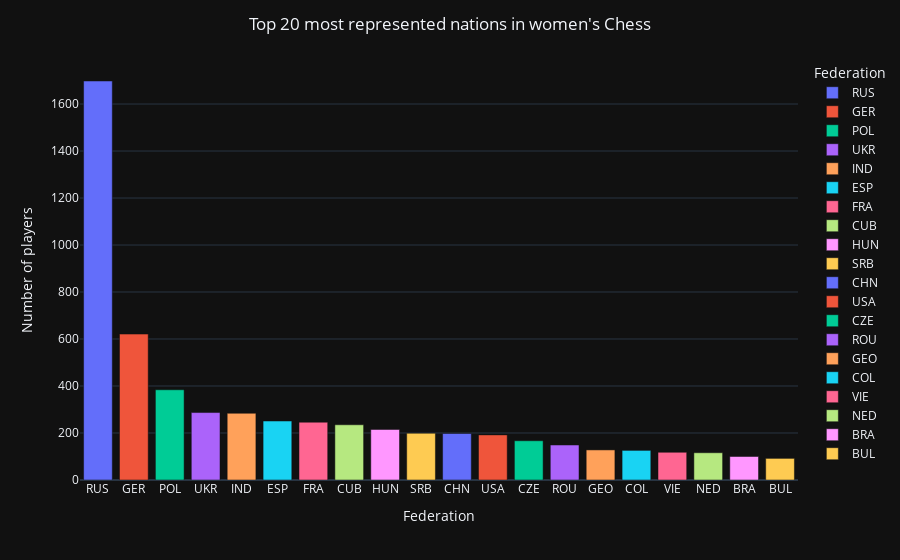

The cell this chart's notebook holds for it:
### Code cell
fig1=px.bar(df_fed.head(20),x='Federation',y='Count',color='Federation',labels={'Count':'Number of players'})
fig1.update_layout(template='plotly_dark',title="Top 20 most represented nations in women's Chess",title_x=0.5)
fig1.show()

### Figure 1 — Plotly figure (JSON) as saved in the notebook; plotly's stock layout.template omitted (floating-point values rounded to 4 significant figures)
{"data": [{"alignmentgroup": "True", "hovertemplate": "Federation=%{x}<br>Number of players=%{y}<extra></extra>", "legendgroup": "RUS", "marker": {"color": "#636efa"}, "name": "RUS", "offsetgroup": "RUS", "orientation": "v", "showlegend": true, "textposition": "auto", "type": "bar", "x": ["RUS"], "xaxis": "x", "y": [1698], "yaxis": "y"}, {"alignmentgroup": "True", "hovertemplate": "Federation=%{x}<br>Number of players=%{y}<extra></extra>", "legendgroup": "GER", "marker": {"color": "#EF553B"}, "name": "GER", "offsetgroup": "GER", "orientation": "v", "showlegend": true, "textposition": "auto", "type": "bar", "x": ["GER"], "xaxis": "x", "y": [621], "yaxis": "y"}, {"alignmentgroup": "True", "hovertemplate": "Federation=%{x}<br>Number of players=%{y}<extra></extra>", "legendgroup": "POL", "marker": {"color": "#00cc96"}, "name": "POL", "offsetgroup": "POL", "orientation": "v", "showlegend": true, "textposition": "auto", "type": "bar", "x": ["POL"], "xaxis": "x", "y": [384], "yaxis": "y"}, {"alignmentgroup": "True", "hovertemplate": "Federation=%{x}<br>Number of players=%{y}<extra></extra>", "legendgroup": "UKR", "marker": {"color": "#ab63fa"}, "name": "UKR", "offsetgroup": "UKR", "orientation": "v", "showlegend": true, "textposition": "auto", "type": "bar", "x": ["UKR"], "xaxis": "x", "y": [287], "yaxis": "y"}, {"alignmentgroup": "True", "hovertemplate": "Federation=%{x}<br>Number of players=%{y}<extra></extra>", "legendgroup": "IND", "marker": {"color": "#FFA15A"}, "name": "IND", "offsetgroup": "IND", "orientation": "v", "showlegend": true, "textposition": "auto", "type": "bar", "x": ["IND"], "xaxis": "x", "y": [284], "yaxis": "y"}, {"alignmentgroup": "True", "hovertemplate": "Federation=%{x}<br>Number of players=%{y}<extra></extra>", "legendgroup": "ESP", "marker": {"color": "#19d3f3"}, "name": "ESP", "offsetgroup": "ESP", "orientation": "v", "showlegend": true, "textposition": "auto", "type": "bar", "x": ["ESP"], "xaxis": "x", "y": [251], "yaxis": "y"}, {"alignmentgroup": "True", "hovertemplate": "Federation=%{x}<br>Number of players=%{y}<extra></extra>", "legendgroup": "FRA", "marker": {"color": "#FF6692"}, "name": "FRA", "offsetgroup": "FRA", "orientation": "v", "showlegend": true, "textposition": "auto", "type": "bar", "x": ["FRA"], "xaxis": "x", "y": [246], "yaxis": "y"}, {"alignmentgroup": "True", "hovertemplate": "Federation=%{x}<br>Number of players=%{y}<extra></extra>", "legendgroup": "CUB", "marker": {"color": "#B6E880"}, "name": "CUB", "offsetgroup": "CUB", "orientation": "v", "showlegend": true, "textposition": "auto", "type": "bar", "x": ["CUB"], "xaxis": "x", "y": [235], "yaxis": "y"}, {"alignmentgroup": "True", "hovertemplate": "Federation=%{x}<br>Number of players=%{y}<extra></extra>", "legendgroup": "HUN", "marker": {"color": "#FF97FF"}, "name": "HUN", "offsetgroup": "HUN", "orientation": "v", "showlegend": true, "textposition": "auto", "type": "bar", "x": ["HUN"], "xaxis": "x", "y": [215], "yaxis": "y"}, {"alignmentgroup": "True", "hovertemplate": "Federation=%{x}<br>Number of players=%{y}<extra></extra>", "legendgroup": "SRB", "marker": {"color": "#FECB52"}, "name": "SRB", "offsetgroup": "SRB", "orientation": "v", "showlegend": true, "textposition": "auto", "type": "bar", "x": ["SRB"], "xaxis": "x", "y": [199], "yaxis": "y"}, {"alignmentgroup": "True", "hovertemplate": "Federation=%{x}<br>Number of players=%{y}<extra></extra>", "legendgroup": "CHN", "marker": {"color": "#636efa"}, "name": "CHN", "offsetgroup": "CHN", "orientation": "v", "showlegend": true, "textposition": "auto", "type": "bar", "x": ["CHN"], "xaxis": "x", "y": [198], "yaxis": "y"}, {"alignmentgroup": "True", "hovertemplate": "Federation=%{x}<br>Number of players=%{y}<extra></extra>", "legendgroup": "USA", "marker": {"color": "#EF553B"}, "name": "USA", "offsetgroup": "USA", "orientation": "v", "showlegend": true, "textposition": "auto", "type": "bar", "x": ["USA"], "xaxis": "x", "y": [192], "yaxis": "y"}, {"alignmentgroup": "True", "hovertemplate": "Federation=%{x}<br>Number of players=%{y}<extra></extra>", "legendgroup": "CZE", "marker": {"color": "#00cc96"}, "name": "CZE", "offsetgroup": "CZE", "orientation": "v", "showlegend": true, "textposition": "auto", "type": "bar", "x": ["CZE"], "xaxis": "x", "y": [167], "yaxis": "y"}, {"alignmentgroup": "True", "hovertemplate": "Federation=%{x}<br>Number of players=%{y}<extra></extra>", "legendgroup": "ROU", "marker": {"color": "#ab63fa"}, "name": "ROU", "offsetgroup": "ROU", "orientation": "v", "showlegend": true, "textposition": "auto", "type": "bar", "x": ["ROU"], "xaxis": "x", "y": [149], "yaxis": "y"}, {"alignmentgroup": "True", "hovertemplate": "Federation=%{x}<br>Number of players=%{y}<extra></extra>", "legendgroup": "GEO", "marker": {"color": "#FFA15A"}, "name": "GEO", "offsetgroup": "GEO", "orientation": "v", "showlegend": true, "textposition": "auto", "type": "bar", "x": ["GEO"], "xaxis": "x", "y": [128], "yaxis": "y"}, {"alignmentgroup": "True", "hovertemplate": "Federation=%{x}<br>Number of players=%{y}<extra></extra>", "legendgroup": "COL", "marker": {"color": "#19d3f3"}, "name": "COL", "offsetgroup": "COL", "orientation": "v", "showlegend": true, "textposition": "auto", "type": "bar", "x": ["COL"], "xaxis": "x", "y": [126], "yaxis": "y"}, {"alignmentgroup": "True", "hovertemplate": "Federation=%{x}<br>Number of players=%{y}<extra></extra>", "legendgroup": "VIE", "marker": {"color": "#FF6692"}, "name": "VIE", "offsetgroup": "VIE", "orientation": "v", "showlegend": true, "textposition": "auto", "type": "bar", "x": ["VIE"], "xaxis": "x", "y": [118], "yaxis": "y"}, {"alignmentgroup": "True", "hovertemplate": "Federation=%{x}<br>Number of players=%{y}<extra></extra>", "legendgroup": "NED", "marker": {"color": "#B6E880"}, "name": "NED", "offsetgroup": "NED", "orientation": "v", "showlegend": true, "textposition": "auto", "type": "bar", "x": ["NED"], "xaxis": "x", "y": [116], "yaxis": "y"}, {"alignmentgroup": "True", "hovertemplate": "Federation=%{x}<br>Number of players=%{y}<extra></extra>", "legendgroup": "BRA", "marker": {"color": "#FF97FF"}, "name": "BRA", "offsetgroup": "BRA", "orientation": "v", "showlegend": true, "textposition": "auto", "type": "bar", "x": ["BRA"], "xaxis": "x", "y": [100], "yaxis": "y"}, {"alignmentgroup": "True", "hovertemplate": "Federation=%{x}<br>Number of players=%{y}<extra></extra>", "legendgroup": "BUL", "marker": {"color": "#FECB52"}, "name": "BUL", "offsetgroup": "BUL", "orientation": "v", "showlegend": true, "textposition": "auto", "type": "bar", "x": ["BUL"], "xaxis": "x", "y": [92], "yaxis": "y"}], "layout": {"barmode": "relative", "legend": {"title": {"text": "Federation"}, "tracegroupgap": 0}, "margin": {"t": 60}, "title": {"text": "Top 20 most represented nations in women's Chess", "x": 0.5}, "xaxis": {"anchor": "y", "categoryarray": ["RUS", "GER", "POL", "UKR", "IND", "ESP", "FRA", "CUB", "HUN", "SRB", "CHN", "USA", "CZE", "ROU", "GEO", "COL", "VIE", "NED", "BRA", "BUL"], "categoryorder": "array", "domain": [0, 1], "title": {"text": "Federation"}}, "yaxis": {"anchor": "x", "domain": [0, 1], "title": {"text": "Number of players"}}}}
